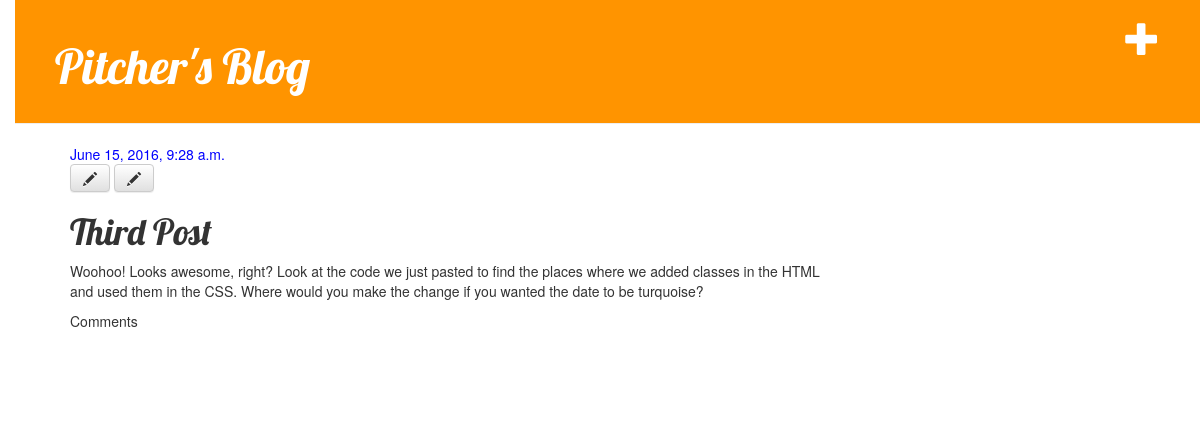
/post/6/ (signed in), run on the app's committed database.
### blog/models.py (models this page shows, shortened)
class Post(models.Model):
    author = models.ForeignKey('auth.User')
    title = models.CharField(max_length=200)
    text = models.TextField()
    created_date = models.DateTimeField(
        default=timezone.now)
    published_date = models.DateTimeField(
        blank=True, null=True)

### blog/views.py (the view)
# urls.py: url(r'^post/(?P<pk>\d+)/$', views.post_detail, name='post_detail'),
def post_detail(request, pk):
	post = get_object_or_404(Post, pk=pk)
	return render(request, 'blog/post_detail.html', {'post': post})

### blog/templates/blog/post_detail.html (shortened to what this page needs)
{% extends 'blog/base.html' %}
{% block content %}
    <div class="post">
        {% if post.published_date %}
            <div class="date">
                {{ post.published_date }}
            </div>
        {% endif %}
        {% if user.is_authenticated %}
        	<a class="btn btn-default" href="{% url 'post_edit' pk=post.pk %}"><span class="glyphicon glyphicon-pencil"></span></a>
        {% endif %}
        <a class="btn btn-default" href="{% url 'post_comment' pk=post.pk %}"><span class="glyphicon glyphicon-pencil"></span></a>
        <h1>{{ post.title }}</h1>
        <p>{{ post.text|linebreaks }}</p>
        <p>Comments</p>
    </div>
{% endblock %}

### blog/static/css/blog.css (style rules this page uses)
body { padding-left: 15px; }
h1, h2, h3, h4 { font-family: 'Lobster', cursive; }
.date { color: blue; }
.post { margin-bottom: 70px; }

### data on the page
Post: published_date "June 15, 2016, 9:28 a.m.", title "Third Post", text "Woohoo! Looks awesome, right? Look at the code we just pasted to find the places where we added classes in the HTML and used them in the CSS. Where would you make the change if you wanted the date to be turquoise?"
